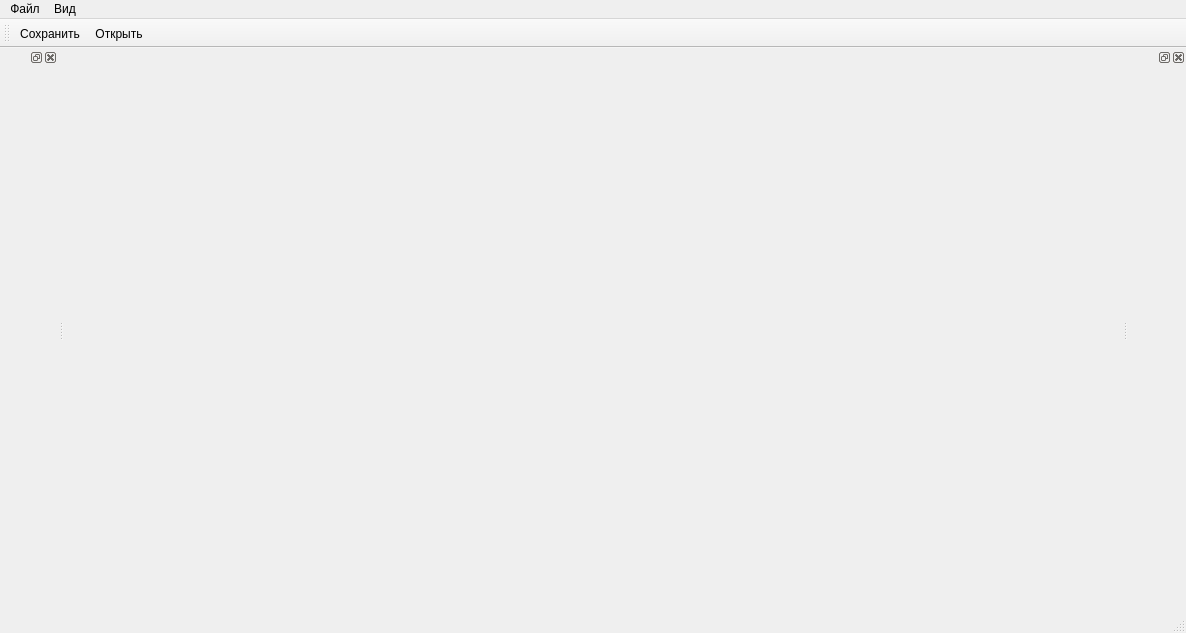
<?xml version="1.0" encoding="UTF-8"?>
<ui version="4.0">
 <class>MainWindow</class>
 <widget class="QMainWindow" name="MainWindow">
  <property name="geometry">
   <rect>
    <x>0</x>
    <y>0</y>
    <width>1186</width>
    <height>633</height>
   </rect>
  </property>
  <property name="windowTitle">
   <string>QMS</string>
  </property>
  <widget class="QWidget" name="centralWidget">
   <widget class="QWidget" name="verticalLayoutWidget">
    <property name="geometry">
     <rect>
      <x>240</x>
      <y>190</y>
      <width>160</width>
      <height>80</height>
     </rect>
    </property>
    <layout class="QVBoxLayout" name="mainLayout"/>
   </widget>
  </widget>
  <widget class="QMenuBar" name="menuBar">
   <property name="geometry">
    <rect>
     <x>0</x>
     <y>0</y>
     <width>1186</width>
     <height>21</height>
    </rect>
   </property>
   <widget class="QMenu" name="menuFile">
    <property name="title">
     <string>Файл</string>
    </property>
    <addaction name="actionFileOpen"/>
    <addaction name="actionFileSave"/>
   </widget>
   <widget class="QMenu" name="menuView">
    <property name="title">
     <string>Вид</string>
    </property>
   </widget>
   <addaction name="menuFile"/>
   <addaction name="menuView"/>
  </widget>
  <widget class="QToolBar" name="mainToolBar">
   <attribute name="toolBarArea">
    <enum>TopToolBarArea</enum>
   </attribute>
   <attribute name="toolBarBreak">
    <bool>false</bool>
   </attribute>
   <addaction name="actionFileSave"/>
   <addaction name="actionFileOpen"/>
  </widget>
  <widget class="QStatusBar" name="statusBar"/>
  <widget class="QDockWidget" name="tdcPropWnd">
   <property name="toolTip">
    <string comment="Задание свойств TDC" extracomment="Задание свойств TDC"/>
   </property>
   <property name="allowedAreas">
    <set>Qt::LeftDockWidgetArea|Qt::RightDockWidgetArea</set>
   </property>
   <property name="windowTitle">
    <string comment="Сойства TDC" extracomment="Свойства TDC"/>
   </property>
   <attribute name="dockWidgetArea">
    <number>2</number>
   </attribute>
   <widget class="QWidget" name="tdcPropContent">
    <widget class="QWidget" name="horizontalLayoutWidget">
     <property name="geometry">
      <rect>
       <x>60</x>
       <y>160</y>
       <width>160</width>
       <height>80</height>
      </rect>
     </property>
     <layout class="QHBoxLayout" name="tdcPropLayout">
      <property name="spacing">
       <number>0</number>
      </property>
     </layout>
    </widget>
   </widget>
  </widget>
  <widget class="QDockWidget" name="massSpecMathWnd">
   <attribute name="dockWidgetArea">
    <number>1</number>
   </attribute>
   <widget class="QWidget" name="massSpecMathContents">
    <widget class="QWidget" name="verticalLayoutWidget_2">
     <property name="geometry">
      <rect>
       <x>0</x>
       <y>80</y>
       <width>160</width>
       <height>80</height>
      </rect>
     </property>
     <layout class="QVBoxLayout" name="massSpecMathLayout"/>
    </widget>
   </widget>
  </widget>
  <action name="actionFileOpen">
   <property name="icon">
    <iconset resource="resources.qrc">
     <normaloff>:/Actions-document-open-icon.png</normaloff>:/Actions-document-open-icon.png</iconset>
   </property>
   <property name="text">
    <string>Открыть</string>
   </property>
   <property name="toolTip">
    <string>Открыть файл данных</string>
   </property>
   <property name="shortcut">
    <string>Ctrl+O</string>
   </property>
  </action>
  <action name="actionFileSave">
   <property name="icon">
    <iconset resource="resources.qrc">
     <normaloff>:/save.png</normaloff>:/save.png</iconset>
   </property>
   <property name="text">
    <string>Сохранить</string>
   </property>
   <property name="toolTip">
    <string>Сохранить события TDC</string>
   </property>
   <property name="shortcut">
    <string>Ctrl+S</string>
   </property>
  </action>
 </widget>
 <layoutdefault spacing="6" margin="11"/>
 <resources>
  <include location="resources.qrc"/>
 </resources>
 <connections/>
</ui>
